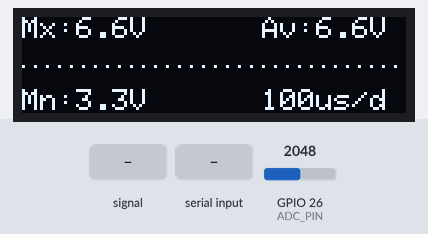
A sketch run on a simulated ESP32. Shown: 128×32 one-colour display. The test bench sets the inputs (shaded band); at power-on: GPIO 26 (ADC_PIN) = 2048. What the sketch prints to the serial monitor is not drawn.

Above: at 3.2 s.
3.3 s: GPIO 26 (ADC_PIN) fed a 200 Hz sine of ±327 counts around its level
At 5.4 s:
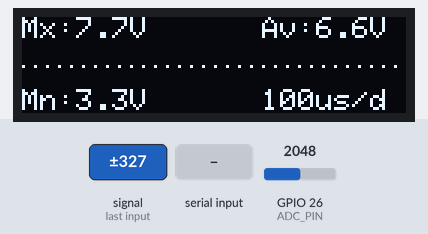
6.3 s: "t" received over Serial
9.3 s: GPIO 26 (ADC_PIN) set to 2866
At 10.5 s:
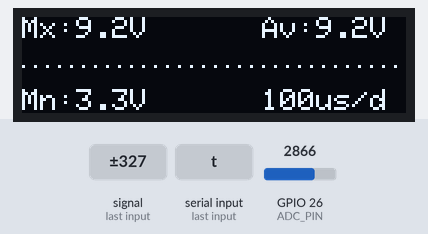
10.8 s: "+" received over Serial
At 11.2 s:
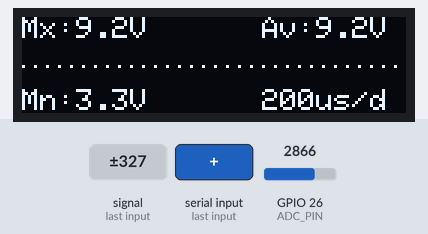
12.3 s: GPIO 26 (ADC_PIN) fed a 1000 Hz sine of ±1023 counts around its level
At 12.85 s:
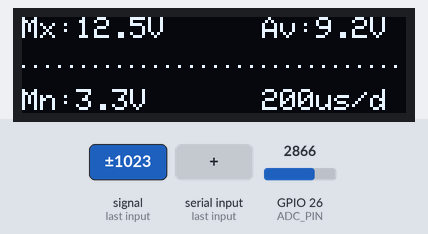
13.8 s: GPIO 26 (ADC_PIN) set to 3603
At 15.0 s:
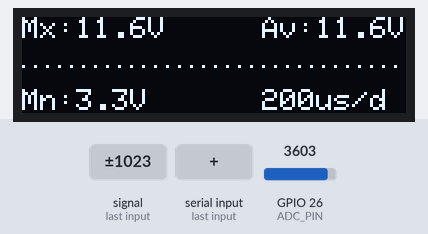
Timing chart, 0 to 16.3 s (numbered marks = the images above; inputs shaded):
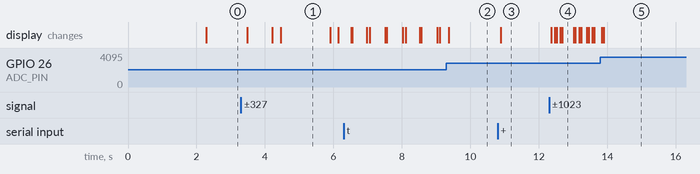

The sketch:

Scope.ino
```cpp
#include <Arduino.h>
#include <Wire.h>
#include <Adafruit_GFX.h>
#include <Adafruit_SSD1306.h>

// ---- Display Setup ----
#define SCREEN_WIDTH   128
#define SCREEN_HEIGHT  32
#define OLED_RESET     -1
#define SCREEN_ADDRESS 0x3C
Adafruit_SSD1306 display(SCREEN_WIDTH, SCREEN_HEIGHT, &Wire, OLED_RESET);

// ---- Scope Setup ----
#define ADC_PIN      26
#define NUM_SAMPLES  128        // One sample per pixel column
#define VREF         3.3

int   samples[NUM_SAMPLES];
float timeDiv    = 100;         // Microseconds between samples
bool  autoTrigger = true;

// ---- Capture samples ----
void captureSamples()
{
    if (autoTrigger) {
        unsigned long timeout = millis() + 200;     // 200ms timeout
        while (millis() < timeout) {
            int a = analogRead(ADC_PIN);
            int b = analogRead(ADC_PIN);
            if (a < 512 && b >= 512) break;         // Rising edge detected
        }
    }

    // Sample
    for (int i = 0; i < NUM_SAMPLES; i++) {
        samples[i] = analogRead(ADC_PIN);
        delayMicroseconds((int)timeDiv);
    }
}

// ---- Draw waveform on OLED ----
void drawScope()
{
    display.clearDisplay();

    // Draw center line (ground reference)
    for (int x = 0; x < SCREEN_WIDTH; x += 4) {
        display.drawPixel(x, SCREEN_HEIGHT / 2, SSD1306_WHITE);
    }

    // Draw waveform
    for (int i = 0; i < NUM_SAMPLES - 1; i++) {
        int y1 = map(samples[i],     0, 1023, SCREEN_HEIGHT - 1, 0);
        int y2 = map(samples[i + 1], 0, 1023, SCREEN_HEIGHT - 1, 0);
        display.drawLine(i, y1, i + 1, y2, SSD1306_WHITE);
    }

    // Draw stats top right
    float vMax = 0, vMin = 3.3, vAvg = 0;
    for (int i = 0; i < NUM_SAMPLES; i++) {
        float v = samples[i] * VREF / 1023.0;
        if (v > vMax) vMax = v;
        if (v < vMin) vMin = v;
        vAvg += v;
    }
    vAvg /= NUM_SAMPLES;

    // Overlay text
    display.setTextSize(1);
    display.setTextColor(SSD1306_WHITE);
    display.setCursor(0, 0);
    display.print("Mx:");
    display.print(vMax, 1);
    display.print("V");

    display.setCursor(0, 24);
    display.print("Mn:");
    display.print(vMin, 1);
    display.print("V");

    display.setCursor(80, 0);
    display.print("Av:");
    display.print(vAvg, 1);
    display.print("V");

    // Time division label
    display.setCursor(80, 24);
    if (timeDiv >= 1000) {
        display.print((int)(timeDiv / 1000));
        display.print("ms/d");
    } else {
        display.print((int)timeDiv);
        display.print("us/d");
    }

    display.display();
}

// ---- Print to Serial ----
void printSerial(float vMax, float vMin, float vAvg)
{
    Serial.println("==============================");
    Serial.print  ("  Vmax : "); Serial.print(vMax, 3); Serial.println(" V");
    Serial.print  ("  Vmin : "); Serial.print(vMin, 3); Serial.println(" V");
    Serial.print  ("  Vavg : "); Serial.print(vAvg, 3); Serial.println(" V");
    Serial.print  ("  Vpp  : "); Serial.print(vMax - vMin, 3); Serial.println(" V");
    Serial.print  ("  T/div: "); Serial.print((int)timeDiv);   Serial.println(" us");
    Serial.println("==============================");
    Serial.println();
}

void setup()
{
    Serial.begin(500000);
    Wire.begin();
    pinMode(ADC_PIN, INPUT);

    if (!display.begin(SSD1306_SWITCHCAPVCC, SCREEN_ADDRESS)) {
        Serial.println("OLED not found!");
        while (true);
    }

    display.clearDisplay();
    display.setTextColor(SSD1306_WHITE);
    display.setTextSize(1);
    display.setCursor(20, 0);
    display.println("** Pico Scope **");
    display.setCursor(15, 11);
    display.println("Serial: 500000 baud");
    display.setCursor(30, 22);
    display.println("Starting...");
    display.display();

    Serial.println("  Send + to increase timeDiv  ");
    Serial.println("  Send - to decrease timeDiv  ");
    Serial.println("  Send t to toggle trigger    ");

    delay(2000);
}

void loop()
{
    // Serial commands to adjust timebase
    if (Serial.available()) {
        char cmd = Serial.read();
        if (cmd == '+') {
            timeDiv *= 2;
            if (timeDiv > 50000) timeDiv = 50000;
            Serial.print("Time/div: "); Serial.print((int)timeDiv); Serial.println("us");
        }
        if (cmd == '-') {
            timeDiv /= 2;
            if (timeDiv < 10) timeDiv = 10;
            Serial.print("Time/div: "); Serial.print((int)timeDiv); Serial.println("us");
        }
        if (cmd == 't') {
            autoTrigger = !autoTrigger;
            Serial.print("Trigger: ");
            Serial.println(autoTrigger ? "ON" : "OFF");
        }
    }

    captureSamples();
    drawScope();

    // Calc stats for serial
    float vMax = 0, vMin = 3.3, vAvg = 0;
    for (int i = 0; i < NUM_SAMPLES; i++) {
        float v = samples[i] * VREF / 1023.0;
        if (v > vMax) vMax = v;
        if (v < vMin) vMin = v;
        vAvg += v;
    }
    vAvg /= NUM_SAMPLES;
    printSerial(vMax, vMin, vAvg);
}
```

Measured:
- after the input at 3.3 s, the display: changes after 0.19 s (image 1)
- after the input at 9.3 s, the display: changes after 0.06 s (image 2)
- after the input at 10.8 s, the display: changes after 0.08 s (image 3)
- after the input at 12.3 s, the display: changes after 0.06 s (image 4)
- after the input at 13.8 s, the display: first changes at once (image 5 shows a later state)
- what the display in image 1 shows lasts 1.4 s, from 4.5 s to 5.9 s
